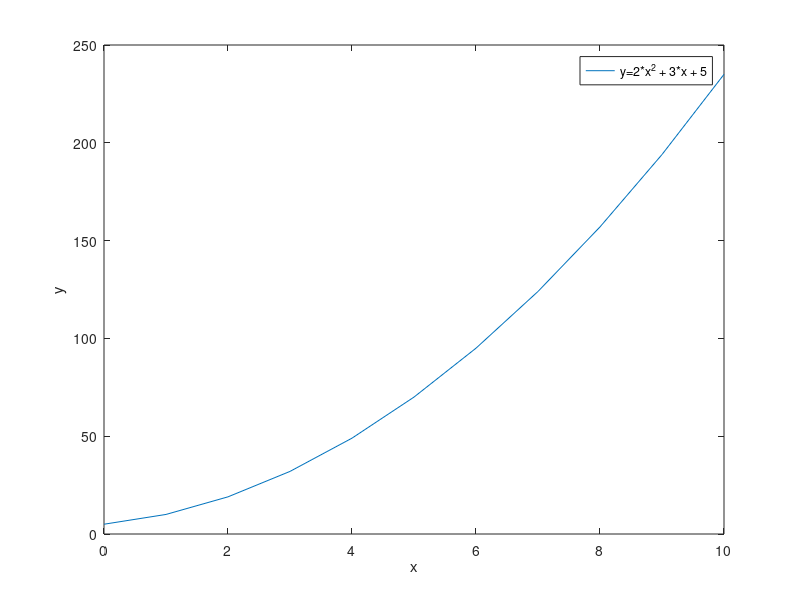

This figure's MATLAB source:
% plot y=2*x^2 + 3*x + 5 where 
x=0:10;
y=zeros(1,11);

for i=1:11
    y(i)=2*x(i)^2 + 3*x(i) + 5;
end
plot(x,y);
xlabel('x');
ylabel('y');
legend('y=2*x^2 + 3*x + 5');